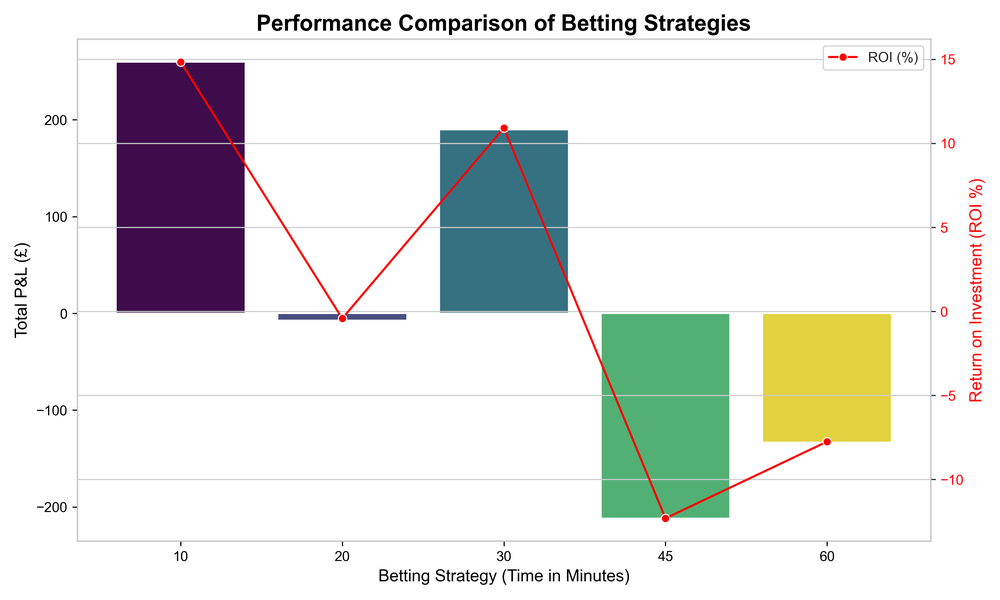
#> input picture models/profitability_by_time_seq5.png, 1000 x 600 px, shrunk from 3000 x 1800 before the run; its folder holds only this picture in this run
$ python -i xgboost_backtest.py   (imports and definitions only)
#> lines starting #> are read from the running program, lines starting #| are printed output that depends on the picture
import json
import numpy as np
import pandas as pd
from pathlib import Path
from typing import List, Tuple, Optional, Dict
import xgboost as xgb
from sklearn.preprocessing import StandardScaler
from sklearn.model_selection import train_test_split
from sklearn.metrics import accuracy_score
import joblib
from datetime import datetime
import warnings
from tqdm import tqdm
import matplotlib.pyplot as plt
import seaborn as sns
import traceback
import argparse

# Suppress warnings for a cleaner output
# [2 lines not run here, left out]

# --- 1. CONFIGURATION ---
MODEL_DIR = Path("./xgboost_model")
TRAINING_DIR = Path("../data/Training")
BACKTEST_DIR = Path("../data/Backtest")
MOMENTUM_WINDOW = 5
STAKE_PER_BET = 10.0
PREDICTION_STRATEGIES = [10, 20, 30, 45, 60]


# [27 lines left out: function get_team_names, not called in this run]


def engineer_features(data: List[Dict]) -> Optional[pd.DataFrame]:
    """
    Loads a single match's data, engineers features, and returns a clean DataFrame.
    """
    if not data: return None

    match_name = data[0].get('match', 'Unknown Match')

    # Get home/away team names using the robust function
    home_team, away_team = get_team_names(match_name, data[0].get('odds', {}))

    # *** CRITICAL VALIDATION ***
    # If we can't reliably determine both teams, skip this entire file.
    if not home_team or not away_team:
        print(f"\nWarning: Could not determine both teams for '{match_name}'. Skipping this file.")
        return None

    final_score_str = data[-1]['score']
    final_home, final_away = map(int, final_score_str.split(' - '))
    if final_home > final_away: final_outcome = 0
    elif final_away > final_home: final_outcome = 1
    else: final_outcome = 2

    rows = []
    for i, entry in enumerate(data):
        home_score, away_score = map(int, entry['score'].split(' - '))
        h_odds, a_odds, d_odds = [], [], []
        for bookmaker_odds in entry.get('odds', {}).values():
            h_odds.append(bookmaker_odds.get(home_team))
            a_odds.append(bookmaker_odds.get(away_team))
            d_odds.append(bookmaker_odds.get('Draw'))

        h_odds = [o for o in h_odds if o is not None]
        a_odds = [o for o in a_odds if o is not None]
        d_odds = [o for o in d_odds if o is not None]

        rows.append({
            'time_elapsed_s': i * 40, 'home_score': home_score, 'away_score': away_score,
            'score_diff': home_score - away_score,
            'avg_home_odds': np.mean(h_odds) if h_odds else np.nan,
            'avg_away_odds': np.mean(a_odds) if a_odds else np.nan,
            'avg_draw_odds': np.mean(d_odds) if d_odds else np.nan,
            'std_home_odds': np.std(h_odds) if len(h_odds) > 1 else 0,
            'std_away_odds': np.std(a_odds) if len(a_odds) > 1 else 0,
            'std_draw_odds': np.std(d_odds) if len(d_odds) > 1 else 0,
        })

    df = pd.DataFrame(rows)
    df['home_odds_momentum'] = df['avg_home_odds'].diff().rolling(window=MOMENTUM_WINDOW).mean()
    df['away_odds_momentum'] = df['avg_away_odds'].diff().rolling(window=MOMENTUM_WINDOW).mean()
    df['draw_odds_momentum'] = df['avg_draw_odds'].diff().rolling(window=MOMENTUM_WINDOW).mean()
    df['prob_home'] = 1 / df['avg_home_odds']
    df['prob_away'] = 1 / df['avg_away_odds']
    df['prob_draw'] = 1 / df['avg_draw_odds']
    df['final_outcome'] = final_outcome
    return df


# [51 lines left out: functions run_training, run_backtesting, not called in this run]


class XGBoostProfitabilityBacktester:
    # [84 lines left out: functions __init__, perform_backtest, generate_report, plot_results, not called in this run]

# [19 lines not run here, left out]

>>> import cv2
>>> picture = cv2.imread('profitability_by_time_seq5.png', cv2.IMREAD_GRAYSCALE)
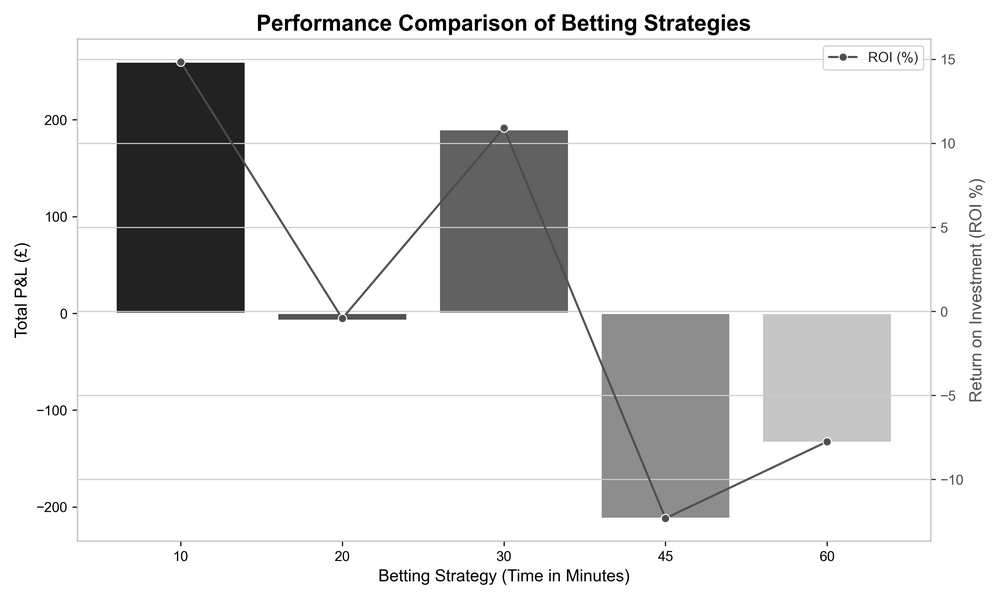
#> picture: shape (600, 1000); min 0, max 255, mean 226.7
#> (the run stopped early here; a loop or call above may not have finished)
